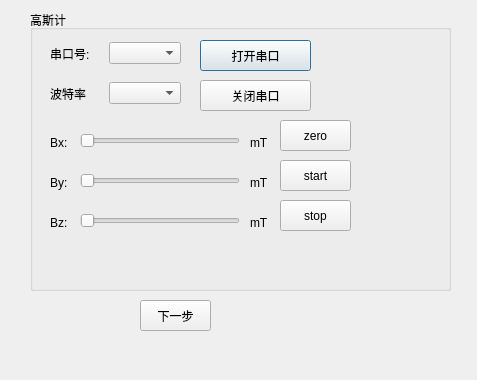
<?xml version="1.0" encoding="UTF-8"?>
<ui version="4.0">
 <class>GaussDialog</class>
 <widget class="QDialog" name="GaussDialog">
  <property name="geometry">
   <rect>
    <x>0</x>
    <y>0</y>
    <width>477</width>
    <height>380</height>
   </rect>
  </property>
  <property name="font">
   <font>
    <family>Microsoft YaHei UI</family>
   </font>
  </property>
  <property name="windowTitle">
   <string>高斯计</string>
  </property>
  <widget class="QGroupBox" name="groupBox">
   <property name="geometry">
    <rect>
     <x>30</x>
     <y>10</y>
     <width>421</width>
     <height>281</height>
    </rect>
   </property>
   <property name="title">
    <string>高斯计</string>
   </property>
   <widget class="QWidget" name="layoutWidget_4">
    <property name="geometry">
     <rect>
      <x>20</x>
      <y>30</y>
      <width>131</width>
      <height>27</height>
     </rect>
    </property>
    <layout class="QHBoxLayout" name="horizontalLayout">
     <item>
      <widget class="QLabel" name="serialNumLabel">
       <property name="text">
        <string>串口号:</string>
       </property>
      </widget>
     </item>
     <item>
      <widget class="QComboBox" name="comboBoxSeriNum"/>
     </item>
    </layout>
   </widget>
   <widget class="QWidget" name="layoutWidget">
    <property name="geometry">
     <rect>
      <x>20</x>
      <y>70</y>
      <width>131</width>
      <height>27</height>
     </rect>
    </property>
    <layout class="QHBoxLayout" name="horizontalLayout_2">
     <item>
      <widget class="QLabel" name="label_2">
       <property name="text">
        <string>波特率</string>
       </property>
      </widget>
     </item>
     <item>
      <widget class="QComboBox" name="comboBoxBaudRate">
       <property name="enabled">
        <bool>true</bool>
       </property>
      </widget>
     </item>
    </layout>
   </widget>
   <widget class="QPushButton" name="openConnButton">
    <property name="geometry">
     <rect>
      <x>170</x>
      <y>30</y>
      <width>111</width>
      <height>31</height>
     </rect>
    </property>
    <property name="font">
     <font>
      <pointsize>9</pointsize>
     </font>
    </property>
    <property name="text">
     <string>打开串口</string>
    </property>
   </widget>
   <widget class="QPushButton" name="closeConnButton">
    <property name="geometry">
     <rect>
      <x>170</x>
      <y>70</y>
      <width>111</width>
      <height>31</height>
     </rect>
    </property>
    <property name="font">
     <font>
      <pointsize>9</pointsize>
     </font>
    </property>
    <property name="text">
     <string>关闭串口</string>
    </property>
   </widget>
   <widget class="QLabel" name="label_3">
    <property name="geometry">
     <rect>
      <x>20</x>
      <y>120</y>
      <width>21</width>
      <height>25</height>
     </rect>
    </property>
    <property name="text">
     <string>Bx:</string>
    </property>
   </widget>
   <widget class="QSlider" name="horizontalSlider">
    <property name="geometry">
     <rect>
      <x>50</x>
      <y>120</y>
      <width>160</width>
      <height>22</height>
     </rect>
    </property>
    <property name="orientation">
     <enum>Qt::Horizontal</enum>
    </property>
   </widget>
   <widget class="QPushButton" name="openConnButton_2">
    <property name="geometry">
     <rect>
      <x>250</x>
      <y>110</y>
      <width>71</width>
      <height>31</height>
     </rect>
    </property>
    <property name="font">
     <font>
      <pointsize>9</pointsize>
     </font>
    </property>
    <property name="text">
     <string>zero</string>
    </property>
   </widget>
   <widget class="QLabel" name="label_4">
    <property name="geometry">
     <rect>
      <x>20</x>
      <y>160</y>
      <width>21</width>
      <height>25</height>
     </rect>
    </property>
    <property name="text">
     <string>By:</string>
    </property>
   </widget>
   <widget class="QPushButton" name="openConnButton_3">
    <property name="geometry">
     <rect>
      <x>250</x>
      <y>150</y>
      <width>71</width>
      <height>31</height>
     </rect>
    </property>
    <property name="font">
     <font>
      <pointsize>9</pointsize>
     </font>
    </property>
    <property name="text">
     <string>start</string>
    </property>
   </widget>
   <widget class="QSlider" name="horizontalSlider_2">
    <property name="geometry">
     <rect>
      <x>50</x>
      <y>160</y>
      <width>160</width>
      <height>22</height>
     </rect>
    </property>
    <property name="orientation">
     <enum>Qt::Horizontal</enum>
    </property>
   </widget>
   <widget class="QPushButton" name="openConnButton_4">
    <property name="geometry">
     <rect>
      <x>250</x>
      <y>190</y>
      <width>71</width>
      <height>31</height>
     </rect>
    </property>
    <property name="font">
     <font>
      <pointsize>9</pointsize>
     </font>
    </property>
    <property name="text">
     <string>stop</string>
    </property>
   </widget>
   <widget class="QLabel" name="label_5">
    <property name="geometry">
     <rect>
      <x>20</x>
      <y>200</y>
      <width>21</width>
      <height>25</height>
     </rect>
    </property>
    <property name="text">
     <string>Bz:</string>
    </property>
   </widget>
   <widget class="QSlider" name="horizontalSlider_3">
    <property name="geometry">
     <rect>
      <x>50</x>
      <y>200</y>
      <width>160</width>
      <height>22</height>
     </rect>
    </property>
    <property name="orientation">
     <enum>Qt::Horizontal</enum>
    </property>
   </widget>
   <widget class="QLabel" name="label_6">
    <property name="geometry">
     <rect>
      <x>220</x>
      <y>200</y>
      <width>21</width>
      <height>25</height>
     </rect>
    </property>
    <property name="text">
     <string>mT</string>
    </property>
   </widget>
   <widget class="QLabel" name="label_7">
    <property name="geometry">
     <rect>
      <x>220</x>
      <y>160</y>
      <width>21</width>
      <height>25</height>
     </rect>
    </property>
    <property name="text">
     <string>mT</string>
    </property>
   </widget>
   <widget class="QLabel" name="label_8">
    <property name="geometry">
     <rect>
      <x>220</x>
      <y>120</y>
      <width>21</width>
      <height>25</height>
     </rect>
    </property>
    <property name="text">
     <string>mT</string>
    </property>
   </widget>
  </widget>
  <widget class="QPushButton" name="openConnButton_5">
   <property name="geometry">
    <rect>
     <x>140</x>
     <y>300</y>
     <width>71</width>
     <height>31</height>
    </rect>
   </property>
   <property name="font">
    <font>
     <pointsize>9</pointsize>
    </font>
   </property>
   <property name="text">
    <string>下一步</string>
   </property>
  </widget>
 </widget>
 <resources/>
 <connections/>
</ui>
